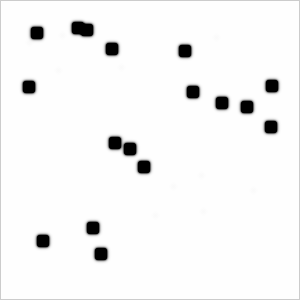
Frame 1 (no input)
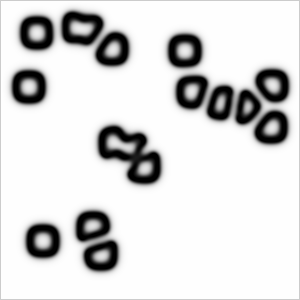
Frame 60 (the mouse pressed at the canvas centre just before this capture)
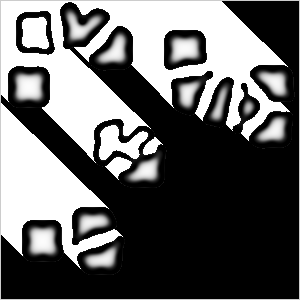
Frame 120 (the mouse held since frame 60 and released just before this capture)

The Processing sketch that drew these frames (run headless with seeded random() and noise(); from frame 60 on, the mouse is pressed at the canvas centre):

// Processing sketch: ReactionDiffPal
// ── ReactionDiffPal.pde
//DOES NOT WORK

// Daniel Shiffman
// http://codingtra.in
// http://patreon.com/codingtrain
// Code for this video: https://youtu.be/BV9ny785UNc

// Written entirely based on
// http://www.karlsims.com/rd.html

// Also, for reference
// http://hg.postspectacular.com/toxiclibs/src/44d9932dbc9f9c69a170643e2d459f449562b750/src.sim/toxi/sim/grayscott/GrayScott.java?at=default

Cell[][] grid;
Cell[][] prev;

int NUMCOLPOINTS = 12;

int NUMTHINGS = 17;
float hueAdd = 100;
float hueAddChange = .5;

//about a third of 255 for tirtiary colors
float HUEAMP = 85;

//int numPoints = 1;
//ArrayList<PVector> points = new ArrayList<PVector>();

int WAITFRAMES = 100;

//the minimum value needed for a color to spread to the value
float MINSPREAD = 30;

void setup() {
  frameRate(1000);
  size(300, 300);
  grid = new Cell[width][height];
  prev = new Cell[width][height];

  for (int i = 0; i < width; i++) {
    for (int j = 0; j < height; j ++) {
      float a = 1;
      float b = 0;
      grid[i][j] = new Cell(a, b, 0);
      prev[i][j] = new Cell(a, b, 0);
    }
  }

  for (int n = 0; n < NUMTHINGS; n++) {
    int startx = int(random(20, width-20));
    int starty = int(random(20, height-20));

    for (int i = startx; i < startx+10; i++) {
      for (int j = starty; j < starty+10; j ++) {
        float a = 1;
        float b = 1;
        grid[i][j] = new Cell(a, b, 0);
        prev[i][j] = new Cell(a, b, 0);
      }
    }
  }

  genColPoints();
}

void genColPoints() { 
  for (int n = 0; n < NUMCOLPOINTS; n++) {
    int startx = int(random(20, width-20));
    int starty = int(random(20, height-20));

    // a 10 by 10 set of pixels
    //for (int i = startx; i < startx+10; i++) {
    //for (int j = starty; j < starty+10; j ++) {
    //random(255), random(255), random(255)
    color col = color(255, 0, 0);
    grid[startx][starty] = new Cell(0, 0, 1, col);
    prev[startx][starty] = new Cell(0, 0, 1, col);
    //}
    // }
  }
}

float dA = 1.0;
float dB = 0.5;
float feed = 0.0545;
//originally 0.62
float k = 0.062;

float cFeed = .1;

class Cell {
  float a;
  float b;
  float c;
  color col;

  Cell(float a_, float b_, float c_) {
    a = a_;
    b = b_;
    c = c_;
  }

  Cell(float a_, float b_, float c_, color col_) {
    this(a_, b_, c_);
    col = col_;
  }
}


void update() {
  for (int i = 1; i < width-1; i++) {
    for (int j = 1; j < height-1; j ++) {

      Cell spot = prev[i][j];
      Cell newspot = grid[i][j];

      float a = spot.a;
      float b = spot.b;

      float laplaceA = 0;
      laplaceA += a*-1;
      laplaceA += prev[i+1][j].a*0.2;
      laplaceA += prev[i-1][j].a*0.2;
      laplaceA += prev[i][j+1].a*0.2;
      laplaceA += prev[i][j-1].a*0.2;
      laplaceA += prev[i-1][j-1].a*0.05;
      laplaceA += prev[i+1][j-1].a*0.05;
      laplaceA += prev[i-1][j+1].a*0.05;
      laplaceA += prev[i+1][j+1].a*0.05;

      float laplaceB = 0;
      laplaceB += b*-1;
      laplaceB += prev[i+1][j].b*0.2;
      laplaceB += prev[i-1][j].b*0.2;
      laplaceB += prev[i][j+1].b*0.2;
      laplaceB += prev[i][j-1].b*0.2;
      laplaceB += prev[i-1][j-1].b*0.05;
      laplaceB += prev[i+1][j-1].b*0.05;
      laplaceB += prev[i-1][j+1].b*0.05;
      laplaceB += prev[i+1][j+1].b*0.05;

      newspot.a = a + (dA*laplaceA - a*b*b + feed*(1-a))*1;
      newspot.b = b + (dB*laplaceB + a*b*b - (k+feed)*b)*1;

      newspot.a = constrain(newspot.a, 0, 1);
      newspot.b = constrain(newspot.b, 0, 1);

      //only do this was the board is pretty filled
      if (frameCount > WAITFRAMES) {
        cSpread(spot, newspot, i, j);
      }
    }
  }
}

void cSpread(Cell spot, Cell newspot, int i, int j) {
  float val = getVal(spot);

  if (val > MINSPREAD) {
    float c = spot.c;

    //color stuff    
    //c will have to be an object, but right now we can use just one color
    float laplaceC = 0;

    //not sure why we would subtract if we add it back later
    laplaceC += c*-1;

    for (int x = i - 1; x <= i + 1; x++) {
      for (int y = j - 1; y <= j + 1; y++) {

        Cell ce = prev[x][y];
        if (spot != ce) {
          //print(i, j);
          //the .2 is arbitrary
            laplaceC += ce.c * .2;
            newspot.col = ce.col;
        }
      }
    }


    //this could be problematic
    newspot.c = c + laplaceC;

    newspot.c = constrain(newspot.c, 0, 1);
  } else {
    newspot.c = 0;
    newspot.col = color(0, 0, 255);
  }
}

float getVal(Cell c) {
  return (c.a - c.b) * 255;
}


//pour in the color to the proper points
/**void updateC() {
 
 for (PVector p : points) {
 Cell newspot = grid[(int) p.x][(int) p.y];
 newspot.c += .5;
 newspot.c = constrain(newspot.c, 0, 1);
 }
 }**/

void swap() {
  Cell[][] temp = prev;
  prev = grid;
  grid = temp;
}

void draw() {
  println(frameRate);

  for (int i = 0; i < 10; i++) {

    //right order?
    //updateC();

    update();
    swap();
  }

  loadPixels();
  for (int i = 1; i < width-1; i++) {
    for (int j = 1; j < height-1; j ++) {
      Cell spot = grid[i][j];
      float a = spot.a;
      float b = spot.b;
      int pos = i + j * width;

      /**float val = (a-b) * HUEAMP + hueAdd;
       if(val < 123){
       val = 0;
       }
       else{
       val = 255; 
       }**/

      //colorMode(HSB);
      //color col = color(val % 255, 255, 255);

      float val = (a-b) * 255;
      color col = color(val);

      if (spot.c > 0 && frameCount > WAITFRAMES) {
        colorMode(HSB);
        //col = color(210, 255, val);
        col = spot.col;
      }

      pixels[pos] = col;
    }
  }
  updatePixels();
  hueAdd += hueAddChange;
}
